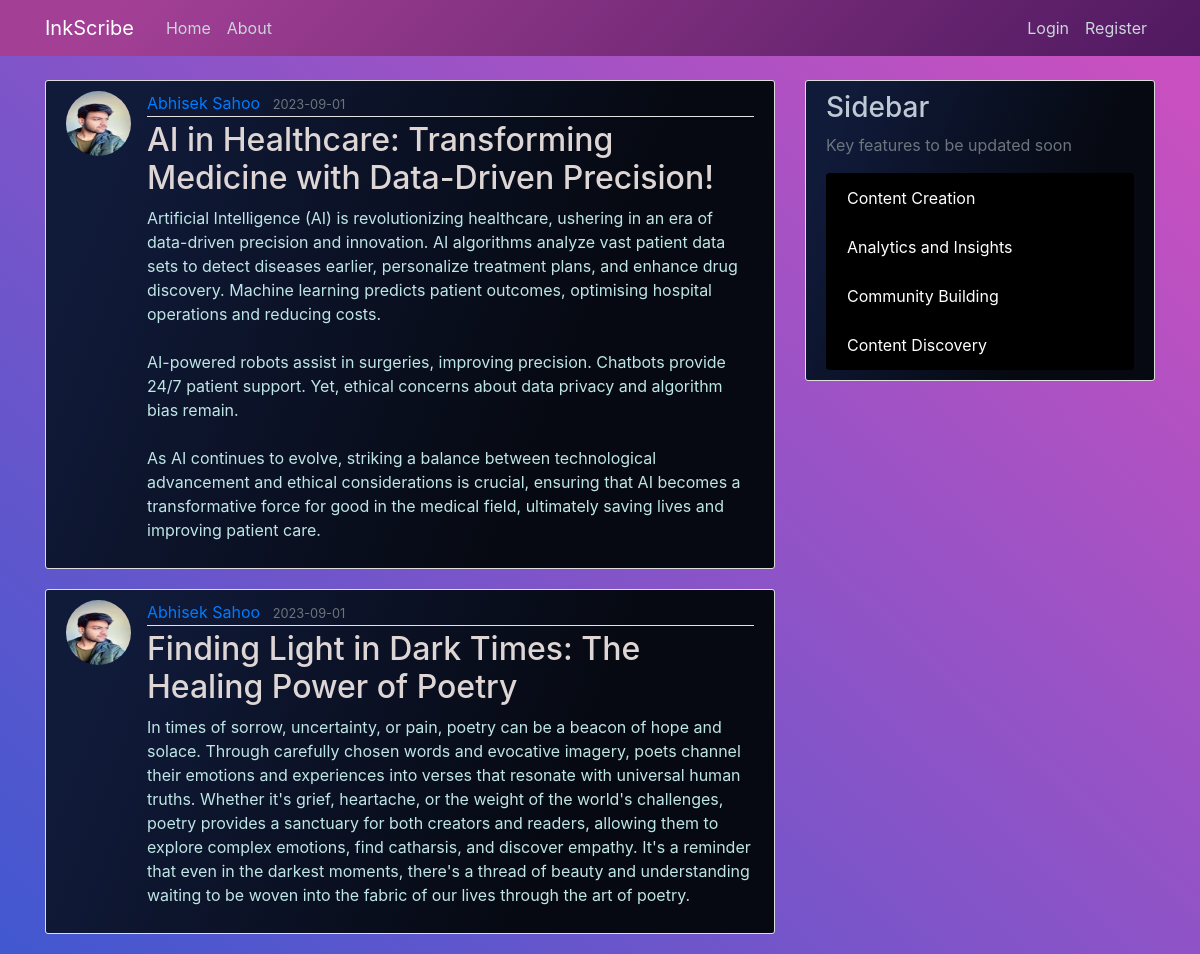
Page /home on the earlier database version.
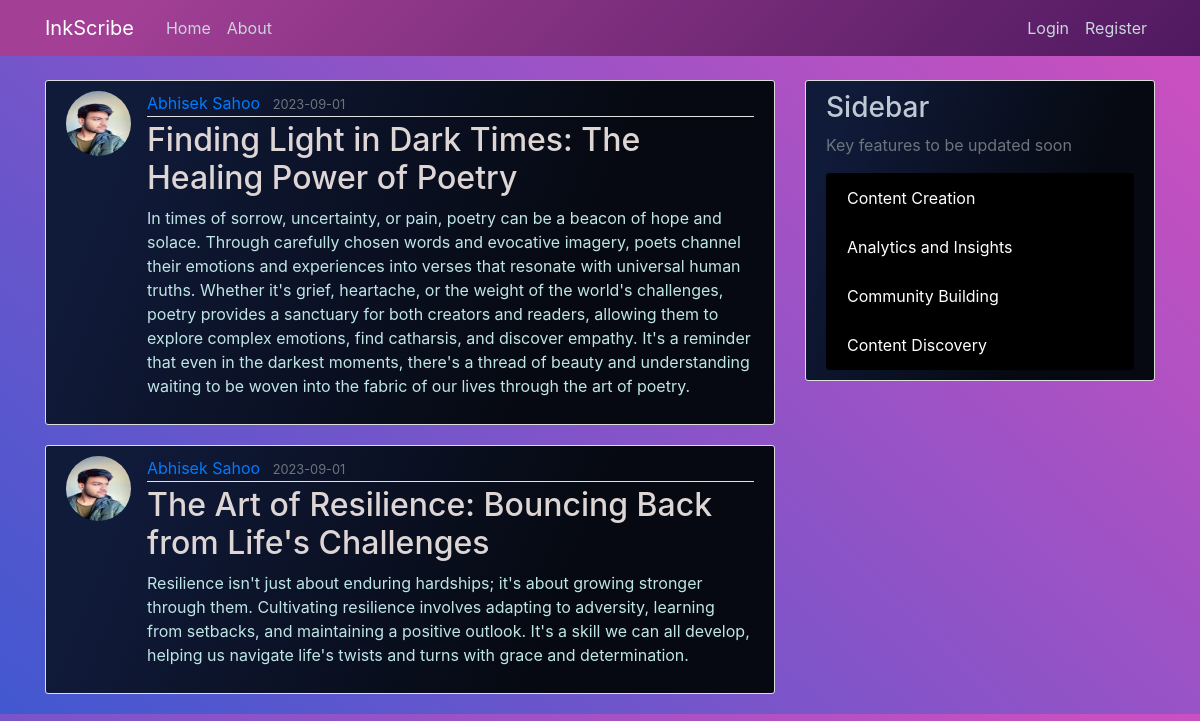
Same page on the later database version.
### flaskblog/models.py (models this page shows, shortened)
class Post(db.Model):
    id = db.Column(db.Integer, primary_key=True)
    title = db.Column(db.String(100), nullable=False)
    date_posted = db.Column(db.DateTime, nullable=False, default=datetime.utcnow)
    content = db.Column(db.Text, nullable=False)
    user_id = db.Column(db.Integer, db.ForeignKey('user.id'), nullable=False)

class User(UserMixin, db.Model):
    id = db.Column(db.Integer, primary_key=True)
    username = db.Column(db.String(20), unique=True, nullable=False)
    email = db.Column(db.String(120), unique=True, nullable=False)
    image_file = db.Column(db.String(20), nullable=False, default='default.jpeg')
    password = db.Column(db.String(60), nullable=False)
    posts = db.relationship('Post', backref='author', lazy=True)

### flaskblog/routes.py (the view)
@app.route("/")
@app.route("/home")
def home():
    page = request.args.get('page', 1, type=int)
    posts = Post.query.order_by(Post.date_posted.desc()).paginate(page=page, per_page=2)
    return render_template('home.html', posts=posts)

### flaskblog/templates/home.html
{% extends "layout.html" %}
{% block content %}
    {% for post in posts %}
        <article class="media content-section">
          <img class="rounded-circle article-img" src="{{ url_for('static', filename='profile_pics/' + post.author.image_file) }}">
          <div class="media-body">
            <div class="article-metadata">
              <a class="mr-2" href="#">{{ post.author.username }}</a>
              <small class="text-muted">{{ post.date_posted.strftime('%Y-%m-%d') }}</small>
            </div>
            <h2><a class="article-title" href="{{ url_for('post', post_id=post.id) }}">{{ post.title }}</a></h2>
            <p class="article-content">{{ post.content }}</p>
          </div>
        </article>
    {% endfor %}
{% endblock content %}

Differences in the rows shown:
removed Post: image_file (picture), author.username "Abhisek Sahoo", date_posted "2023-09-01", title "AI in Healthcare: Transforming Medicine with Data-Driven Precision!", content "Artificial Intelligence (AI) is revolutionizing healthcare, ushering in an era of data-driven precision and innovation. AI algorithms analyze vast patient data sets to detect diseases earlier, personalize treatment plans, and enhance drug discovery. Machine learning predicts patient outcomes, optimising hospital operations and reducing costs. AI-powered robots assist in surgeries, improving precision. Chatbots provide 24/7 patient support. Yet, ethical concerns about data privacy and algorithm bias remain. As AI continues to evolve, striking a balance between technological advancement and ethical considerations is crucial, ensuring that AI becomes a transformative force for good in the…"
now on this page (row unchanged): Post: image_file (picture), author.username "Abhisek Sahoo", date_posted "2023-09-01", title "The Art of Resilience: Bouncing Back from Life's Challenges", content "Resilience isn't just about enduring hardships; it's about growing stronger through them. Cultivating resilience involves adapting to adversity, learning from setbacks, and maintaining a positive outlook. It's a skill we can all develop, helping us navigate life's twists and turns with grace and determination."
